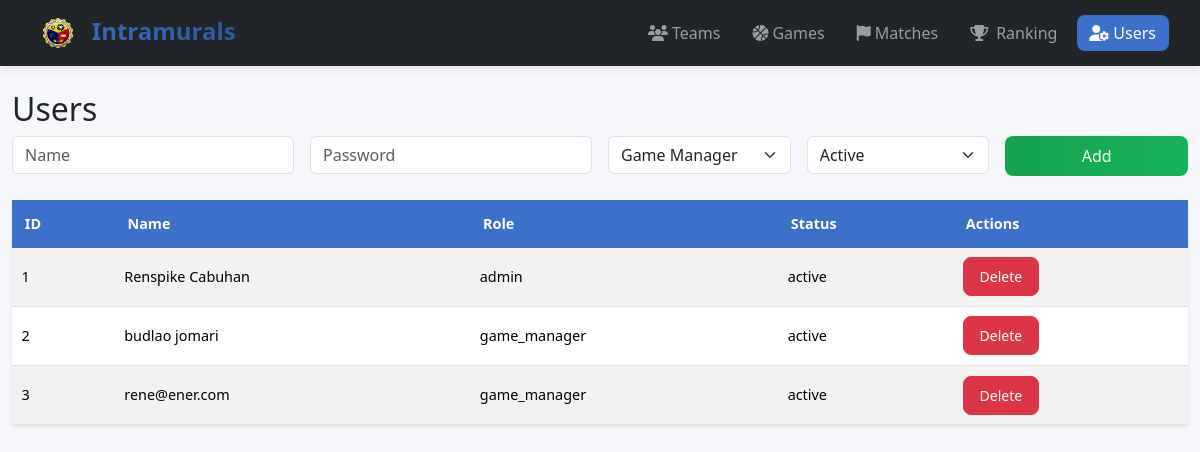
Page /users/ (signed in) on the committed database.
### models.py (models this page shows, shortened)
class User(db.Model):
    __tablename__ = "users"
    id = db.Column(db.Integer, primary_key=True)
    name = db.Column(db.String(100), nullable=False)
    role = db.Column(db.String(50), nullable=False)  # "game_manager" or "admin"
    password_hash = db.Column(db.String(255), nullable=False)  # store hashed password
    status = db.Column(db.String(20), nullable=False, default="active")  # active/inactive
    @property
    def password(self):
        raise AttributeError("Password is write-only!")
    @password.setter
    def password(self, plain_password):
        self.password_hash = generate_password_hash(plain_password)

### routes/users.py (the view)
@users_bp.route("/")
def list_users():
    users = User.query.all()
    return render_template("users.html", users=users)

### app.py (called while the page is built)
def protect_blueprint(bp, exclude=[]):
    @bp.before_request
    def require_login():
        if request.endpoint in exclude:
            return
        if "user_id" not in session:
            flash("Please log in first.", "warning")
            return redirect(url_for("users.login"))

### templates/users.html (shortened to what this page needs)
{% extends "base.html" %}
{% block content %}
<h2>Users</h2>
<form class="row g-3 mb-4" method="post" action="{{ url_for('users.add') }}">
  <div class="col-md-3">
    <input type="text" class="form-control" name="name" placeholder="Name" required>
  </div>
  <div class="col-md-3">
    <input type="password" class="form-control" name="password" placeholder="Password" required>
  </div>
  <div class="col-md-2">
    <select class="form-select" name="role" required>
      <option value="game_manager">Game Manager</option>
    </select>
  </div>
  <div class="col-md-2">
    <select class="form-select" name="status" required>
      <option value="active">Active</option>
    </select>
  </div>
  <div class="col-md-2">
    <button type="submit" class="btn btn-success w-100">Add</button>
  </div>
</form>
<table class="table table-striped table-hover shadow-sm">
  <thead class="table-primary">
    <tr>
      <th>ID</th><th>Name</th><th>Role</th><th>Status</th><th>Actions</th>
    </tr>
  </thead>
  <tbody>
  {% for u in users %}
    <tr>
      <td>{{ u.id }}</td>
      <td>{{ u.name }}</td>
      <td>{{ u.role }}</td>
      <td>{{ u.status }}</td>
      <td><a href="{{ url_for('users.delete', id=u.id) }}" class="btn btn-danger btn-sm">Delete</a></td>
    </tr>
  {% endfor %}
  </tbody>
</table>
{% endblock %}

### templates/base.html (style rules this page uses)
:root { --primary-color: #3b71ca; --secondary-color: #f8f9fa; --accent-color: #dc3545; --dark-color: #212529; --light-color: #f8f9fa; --success-color: #14a44d; --border-radius: 8px; }
body { background-color: #f5f7fb; font-family: "Segoe UI", Tahoma, Geneva, Verdana, sans-serif; }
.btn { border-radius: var(--border-radius); padding: 0.5rem 1rem; font-weight: 500; transition: all 0.3s ease; }
.btn-success { background: linear-gradient(to right, var(--success-color), #17b358); border: none; }
.table th { background-color: var(--primary-color); color: white; border: none; padding: 0.8rem; font-size: 0.9rem; }
.table td { padding: 0.6rem; vertical-align: middle; font-size: 0.9rem; }

### rows in the picture
User: id "1", name "Renspike Cabuhan", role "admin", status "active"
User: id "2", name "budlao jomari", role "game_manager", status "active"
User: id "3", name "rene@ener.com", role "game_manager", status "active"
